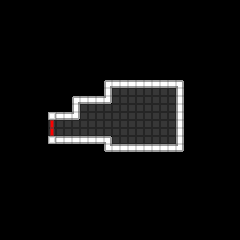

Below is a game level as drawn by its tile map, then a one-line description and the .tmx that defines it (tile-layer data replaced by summaries):
An orthogonal 30x30 tile map with 8x8 px tiles, 2 tile layers (Floor, Objects) and 10 objects (door1).

<map version="1.0" orientation="orthogonal" width="30" height="30" tilewidth="8" tileheight="8">
 <tileset firstgid="1" name="tiles" tilewidth="8" tileheight="8">
  <image source="Textures/tiles.png" width="256" height="256" />
 </tileset>
 <layer name="Floor" width="30" height="30">
  <data>[900 cells, 80 non-empty, 1 distinct tile ids]</data>
 </layer>
 <layer name="Objects" width="30" height="30">
  <data>[900 cells, 48 non-empty, 10 distinct tile ids]</data>
 </layer>
 <objectgroup name="physics" width="30" height="30">
  <object x="104" y="80" width="78" height="7" />
  <object x="175" y="80" width="8" height="71" />
  <object x="105" y="144" width="78" height="6" />
  <object x="105" y="138" width="5" height="12" />
  <object x="49" y="137" width="62" height="6" />
  <object x="48" y="112" width="30" height="7" />
  <object x="72" y="96" width="7" height="22" />
  <object x="72" y="96" width="38" height="6" />
  <object x="104" y="79" width="6" height="21" />
  <object name="door1" x="50" y="120" width="4" height="14" />
 </objectgroup>
</map>